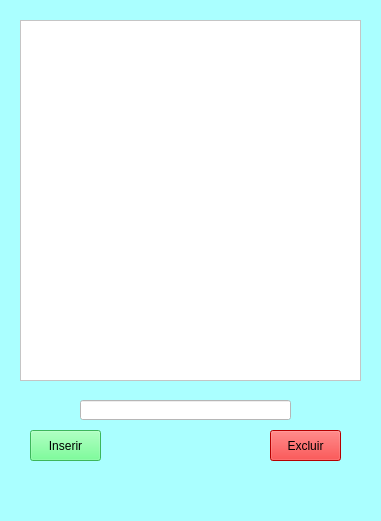
<?xml version="1.0" encoding="UTF-8"?>
<ui version="4.0">
 <class>MainWindow</class>
 <widget class="QMainWindow" name="MainWindow">
  <property name="geometry">
   <rect>
    <x>0</x>
    <y>0</y>
    <width>381</width>
    <height>521</height>
   </rect>
  </property>
  <property name="windowTitle">
   <string>MainWindow</string>
  </property>
  <property name="styleSheet">
   <string notr="true">background-color: rgb(170, 255, 255);</string>
  </property>
  <widget class="QWidget" name="centralwidget">
   <widget class="QListWidget" name="listWidget">
    <property name="geometry">
     <rect>
      <x>20</x>
      <y>20</y>
      <width>341</width>
      <height>361</height>
     </rect>
    </property>
    <property name="styleSheet">
     <string notr="true">background-color: rgb(255, 255, 255);</string>
    </property>
   </widget>
   <widget class="QLineEdit" name="lineEdit">
    <property name="geometry">
     <rect>
      <x>80</x>
      <y>400</y>
      <width>211</width>
      <height>20</height>
     </rect>
    </property>
    <property name="styleSheet">
     <string notr="true">background-color: rgb(255, 255, 255);</string>
    </property>
   </widget>
   <widget class="QPushButton" name="pushButton">
    <property name="geometry">
     <rect>
      <x>30</x>
      <y>430</y>
      <width>71</width>
      <height>31</height>
     </rect>
    </property>
    <property name="styleSheet">
     <string notr="true">background-color: rgb(85, 255, 127);</string>
    </property>
    <property name="text">
     <string>Inserir</string>
    </property>
   </widget>
   <widget class="QPushButton" name="pushButton_2">
    <property name="geometry">
     <rect>
      <x>270</x>
      <y>430</y>
      <width>71</width>
      <height>31</height>
     </rect>
    </property>
    <property name="styleSheet">
     <string notr="true">background-color: rgb(255, 0, 0);</string>
    </property>
    <property name="text">
     <string>Excluir</string>
    </property>
   </widget>
  </widget>
  <widget class="QMenuBar" name="menubar">
   <property name="geometry">
    <rect>
     <x>0</x>
     <y>0</y>
     <width>381</width>
     <height>21</height>
    </rect>
   </property>
  </widget>
  <widget class="QStatusBar" name="statusbar"/>
 </widget>
 <resources/>
 <connections/>
</ui>
